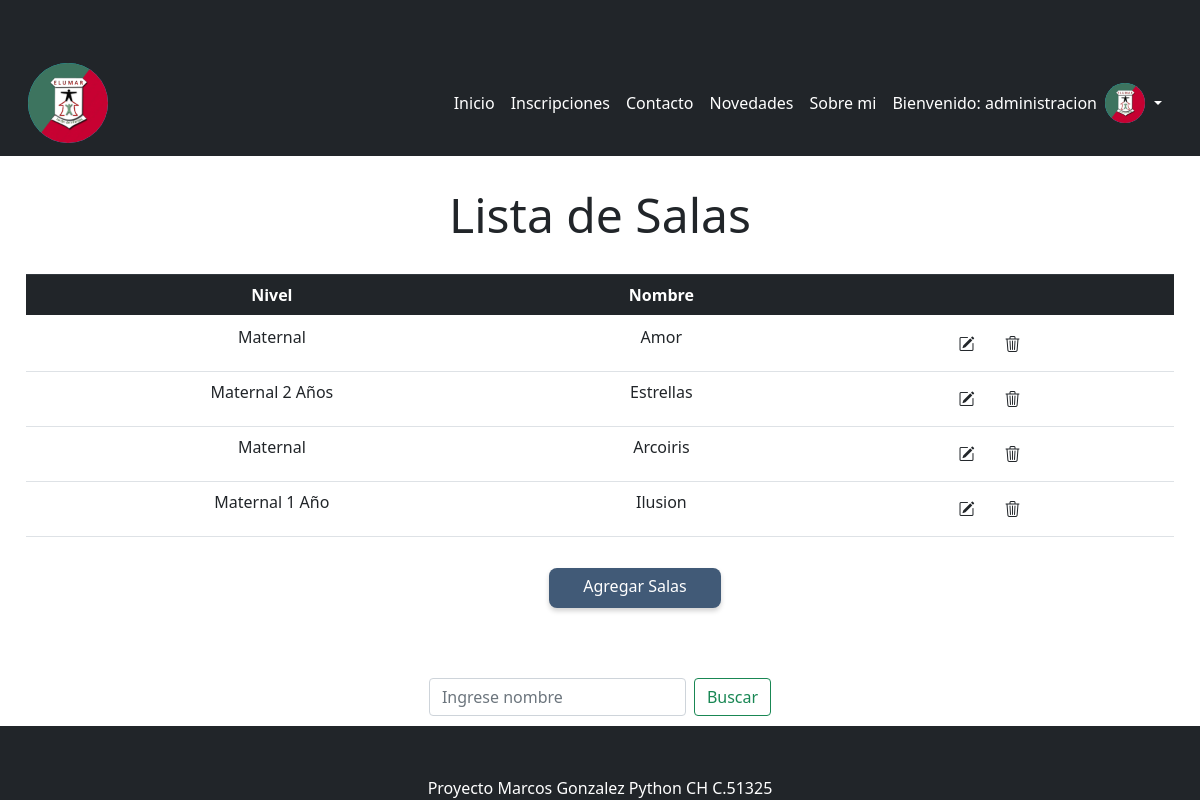
The page /app_proyecto_final/salas/lista (signed in) on the database its author committed.
### app_proyecto_final/models.py (models this page shows, shortened)
class Sala(models.Model):
    nivel = models.CharField(max_length=50)
    nombre = models.CharField(max_length=50)

### app_proyecto_final/views.py (the view)
# urls.py: path('salas/lista', lista_salas, name = "listaSalas"),
@login_required
def lista_salas(request):
    if request.method == "GET":
        salas = Sala.objects.all()
        formulario = SalasFormulario()
        return render(request, "salas/salas_lista.html", {"salas": salas, "formulario": formulario, "avatar": obtenerAvatars(request)})

### app_proyecto_final/forms.py
class SalasFormulario(forms.Form):
    nivel = ToUpperField(min_length=3, max_length=30, widget=forms.TextInput(attrs={'class':'form-control'}))
    nombre = ToUpperField(min_length=3, max_length=30, widget=forms.TextInput(attrs={'class':'form-control', 'name': 'nombre'}))

### app_proyecto_final/views.py (called while the page is built)
@login_required
def obtenerAvatars(request):
    avatares = Avatar.objects.filter(user = request.user.id)
    if len(avatares) != 0:
        return avatares[0].imagen.url
    else:
        return "/media/Avatars/lAwxR.png"

### app_proyecto_final/templates/salas/salas_lista.html (shortened to what this page needs)
{% extends "padre.html" %}
{% load static %}
{% block contenidoQueCambia %}
<link href="{% static 'css/curso.css' %}" rel="stylesheet" />
<form action="{% url 'listaSalas' %}" method="POST" class="form_curso"> {% csrf_token %}
    <h3 class="title">Lista de Salas</h3>
    <table class="table">
        <thead class="thead-dark">
            <tr>
                <th scope="col">Nivel</th>
                <th scope="col">Nombre</th>
                <th scope="col"></th>
            </tr>
        </thead>
        <tbody>
            {% for sala in salas %}
            <tr>
                <td>{{sala.nivel}}</td>
                <td>{{sala.nombre}}</td>
                <td>
                    <a class="btn" href="{% url 'editarSala' sala.id %}" id="btn-edit"><i
                            class="bi bi-pencil-square"></i></a>
                    <a class="btn" onclick="eliminarSala( {{sala.id}} )" id="btn-elim"><i class="bi bi-trash3"></i></a>
                </td>
            </tr>
            {% endfor %}
        </tbody>
    </table>
        <a class="nav-link-curso btn_cur btn btn-secondary" href="{% url 'salas' %}"> Agregar Salas</a>
</form>
<div class="d-flex justify-content-center">
    <form action="{% url 'buscarSala' %}" method="GET" class="form-inline my-2 my-lg-0">
        <input class="form-control mr-sm-2" type="search" placeholder="Ingrese nombre" aria-label="Buscar" name="nombre">
        <button class="btn btn-outline-success my-2 my-sm-0" type="submit">Buscar</button>
    </form>
</div>
{% endblock %}

### app_proyecto_final/templates/padre.html (shortened to what this page needs)
<!DOCTYPE html>
<html lang="en">
<head>
    {% load static %}
    <link rel="stylesheet" href="https://cdn.jsdelivr.net/npm/bootstrap@4.0.0/dist/css/bootstrap.min.css"
>
    <link href="https://cdn.jsdelivr.net/npm/bootstrap@5.0.2/dist/css/bootstrap.min.css" rel="stylesheet"
>
    <link href="https://getbootstrap.com/docs/5.2/assets/css/docs.css" rel="stylesheet">
    <link href="https://cdn.jsdelivr.net/npm/bootstrap@5.0.2/dist/css/bootstrap.min.css" rel="stylesheet"
>
    <link rel="stylesheet" href="https://cdn.jsdelivr.net/npm/bootstrap-icons@1.10.4/font/bootstrap-icons.css">
    <link href="{% static 'css/styles.css' %}" rel="stylesheet" />
</head>
<body>
    <nav class="navbar navbar-expand-lg navbar-dark bg-dark">
        <div class="container">
            <ul class="navbar-nav ms-auto mb-2 mb-lg-0">
                <li class="nav-item"><a class="navbar-brand" href="{% url 'inicioApp' %}"><img
                            class="bg-info rounded-circle" style="width:80px;height:80px;"
                            src="{% static 'assets/elumar.jpg' %}" alt="logo_elumar"></a></li>
            </ul>
            <div class="collapse navbar-collapse" id="navbarSupportedContent">
                <ul class="navbar-nav ms-auto mb-2 mb-lg-0">
                    <li class="nav-item"><a class="nav-link active" aria-current="page"
                            href="{% url 'inicioApp' %}">Inicio</a></li>
                    <li class="nav-item"><a class="nav-link active" aria-current="page"
                            href="{% url 'inscripciones' %}">Inscripciones</a></li>
                    <li class="nav-item"><a class="nav-link active" aria-current="page"
                            href="{% url 'contacto' %}">Contacto</a></li>
                    <li class="nav-item"><a class="nav-link active" aria-current="page"
                            href="{% url 'blog' %}">Novedades</a></li>
                    <li class="nav-item"><a class="nav-link active" aria-current="page" href="{% url 'about' %}">Sobre
                            mi</a></li>
                    <li class="nav">
                        <div class="btn-group">
                            {% if user.is_authenticated %}
                            <a class="nav-link active">Bienvenido: {{ user.username }}</a>
                            <img src="{{ avatar }}" alt="Avatar" style="width:40px;height:40px;"
                                class="bg-info rounded-circle" />
                            <button type="button" class="btn btn-secondary dropdown-toggle dropdown-toggle-split"
                                data-toggle="dropdown" aria-haspopup="true" aria-expanded="false">
                            </button>
                            {% else %}
                            <a class="nav-link active" href="{% url 'login' %}">Ingreso</a>
                            {% endif %}
                        </div>
                    </li>
                </ul>
            </div>
        </div>
    </nav>
    {% block contenidoQueCambia %}
    {% endblock %}
    <footer class="py-0 bg-dark footer navbar-fixed-bottom">
        <div class="container">
            <p class="m-0 text-center text-white">Proyecto Marcos Gonzalez Python CH C.51325</p>
        </div>
    </footer>
</body>
</html>

### app_proyecto_final/static/css/curso.css (style rules this page uses)
.form_curso { text-align: center; margin: 26px; margin-bottom: 70px; }
.title { margin: 30px 10px; text-align: center; font-size: 3rem; }
.btn_cur { position: relative; border: none; width: 15%; height: 40px; margin-top: 15px; border-radius: 8px; background: #415a77; color: #fff; box-shadow: 0 3px 5px rgba(0, 0, 0, 0.18); right: -30px; margin-left: 10px; text-align: center; }
.nav-link-curso { text-decoration: none; color: #fff; }

### rows shown on the page
Sala: nivel "Maternal", nombre "Amor"
Sala: nivel "Maternal 2 Años", nombre "Estrellas"
Sala: nivel "Maternal", nombre "Arcoiris"
Sala: nivel "Maternal 1 Año", nombre "Ilusion"

### other values the page prints
{{ user.username }} "administracion"
